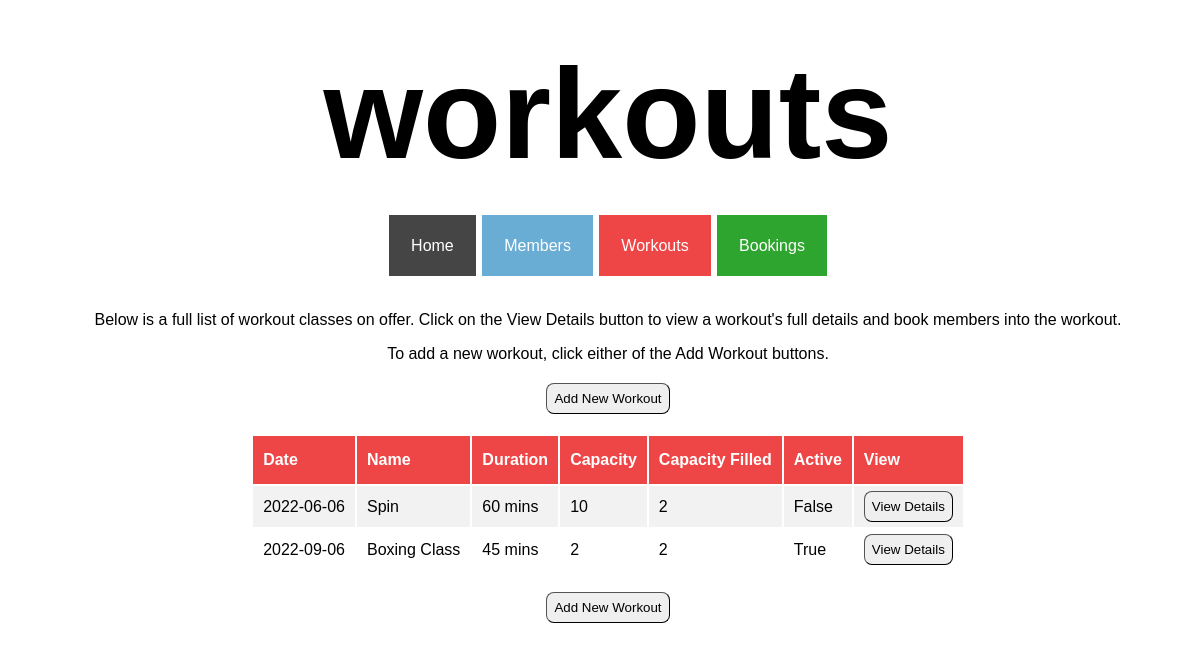
/workouts, run on an earlier commit of the app's database.
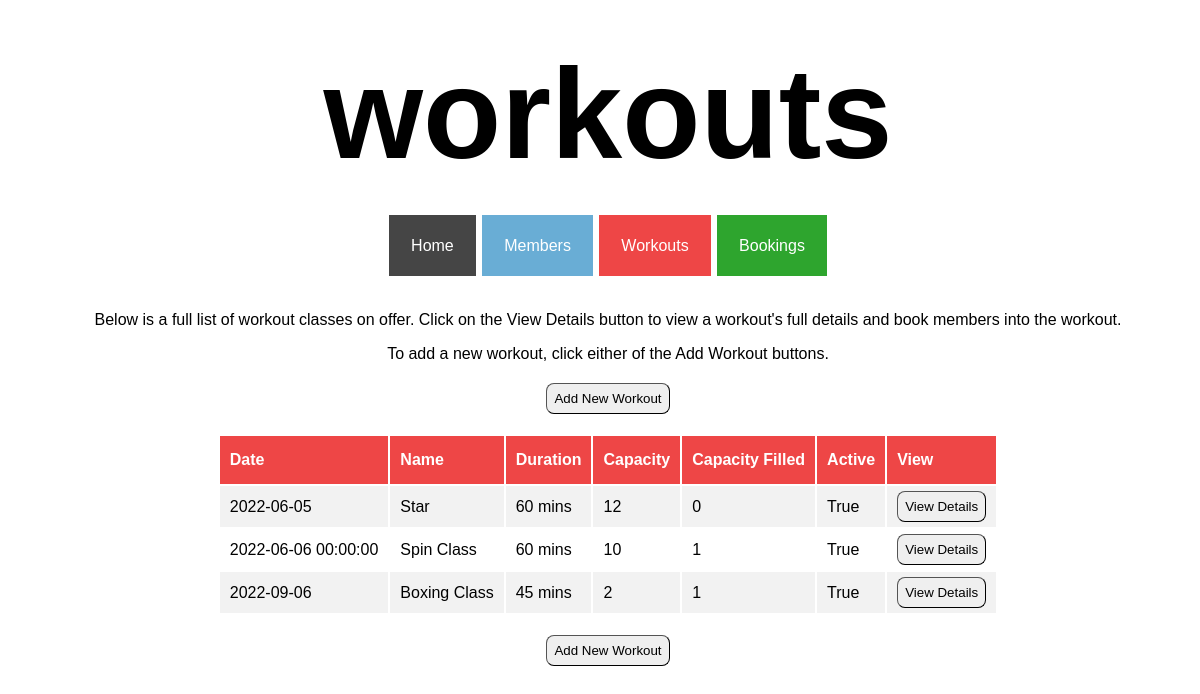
And on a later commit of the database.
### tables this page shows
CREATE TABLE workouts (
    id INTEGER PRIMARY KEY AUTOINCREMENT,
    name VARCHAR,
    date DATE,
    description TEXT,
    duration INTEGER,
    capacity INTEGER,
    capacity_filled INTEGER,
    active BOOLEAN
);

### controllers/workout_controller.py (the view)
@workouts_blueprint.route("/workouts")
def workouts():
    route_name = "workouts"
    workouts = workout_repository.select_all()
    return render_template("workouts/index.html", route_name=route_name, workouts=workouts)

### db/run_sql.py (called while the page is built)
def get_db():
    path = os.path.dirname(os.path.abspath(__file__))
    db = os.path.join(path, "gym_db.db")
    conn = sqlite3.connect(db)
    conn.execute("PRAGMA foreign_keys = 1")
    conn.row_factory = sqlite3.Row
    return conn

def run_sql(sql, values = []):
    db = get_db()
    cursor = db.cursor()
    cursor.execute(sql, values)
    results = cursor.fetchall()
    db.commit()
    db.close()
    return results

### repositories/workout_repository.py (called while the page is built)
def sort_fuction(workout):
    return workout.date

def select_all():
    workouts = []
    sql = "SELECT * FROM workouts"
    results = run_sql(sql)
    for row in results:
        active = True if row['active'] == 1 else False
        workout = Workout(row['name'], row['date'], row['description'], row['duration'], row['capacity'], row['capacity_filled'], active, row['id'])
        workouts.append(workout)
    workouts.sort(key=sort_fuction)
    return workouts

### templates/workouts/index.html
{% extends 'base.html'%}
{% block content %}
<div class="index_page_container">
    <p>Below is a full list of workout classes on offer. Click on the View Details button to view a workout's full details and book members into the workout.</p>
    <p>To add a new workout, click either of the Add Workout buttons.</p>
    <button class="index_page_button" id="index_page_top_button" id="index_page_button_workouts">
        <a class="index_page_link" href="/workouts/create">Add New Workout</a>
    </button>
    <table class="index_table">
        <tr class="index_table_headers" id="index_table_headers_workouts">
            <th>Date</th>
            <th>Name</th>
            <th>Duration</th>
            <th>Capacity</th>
            <th>Capacity Filled</th>
            <th>Active</th>
            <th>View</th>
        </tr>
        {% for workout in workouts %}
        <tr class="index_table_content">
            <td>{{workout.date}}</td>
            <td>{{workout.name}}</td>
            <td>{{workout.duration}} mins</td>
            <td>{{workout.capacity}}</td>
            <td>{{workout.capacity_filled}}</td>
            <td>{{workout.active}}</td>
            <td><button class="index_page_button"><a class="index_page_link" href="/workouts/{{workout.id}}">View Details</button></td>
        {% endfor %}
        </tr>
    </table>
        <button class="index_page_button" id="index_page_bottom_button">
            <a class="index_page_link" href="/workouts/create">Add New Workout</a>
        </button>
</div>
{% endblock %}

### templates/base.html (shortened to what this page needs)
<!DOCTYPE html>
<html lang="en">
<head>
    <link rel="stylesheet" href="{{ url_for('static', filename='style.css') }}">
    <link rel="stylesheet" href="{{ url_for('static', filename='index_pages.css') }}">
    <link rel="stylesheet" href="{{ url_for('static', filename='create_pages.css') }}">
    <link rel="stylesheet" href="{{ url_for('static', filename='show_pages.css') }}">
    <link rel="stylesheet" href="{{ url_for('static', filename='edit_pages.css') }}">
</head>
<body>
    <div class="base">
    <header>
        <h1 class="page_headers">{{route_name}}</h1>
    </header>
    <div class="nav_bar">
        <nav>
                <a class="nav_item" id="nav_home" href="/">Home</a>
                <a class="nav_item" id="nav_member" href="/members">Members</a>
                <a class="nav_item" id="nav_workout" href="/workouts">Workouts</a>
                <a class="nav_item" id="nav_booking" href="/bookings">Bookings</a>
        </nav>
    </div>
    </div>
    <div class="block_content">
        {% block content %}
        {% endblock%}
    </div>
</body>
</html>

### static/style.css (style rules this page uses)
body { font-family: Verdana, Geneva, Tahoma, sans-serif; height: 100%; width: 100%; }
.page_headers { font-size: 800%; text-align: center; margin-top: 40px; margin-bottom: 50px; }
.base { margin: 0 auto; text-align: center; }
.nav_bar { list-style-type: none; margin: 0; padding: 0; margin-bottom: 30px; }
.nav_item { display: inline; margin: 5px 1px; padding: 22px; text-align: center; text-decoration: none; color: white; }
#nav_home { background-color: #454545; }
#nav_member { background-color: #69add5; }
#nav_workout { background-color: #ee4646; }
#nav_booking { background-color: #2ea52e; }

### static/index_pages.css (style rules this page uses)
.index_page_container { display: flex; flex-direction: column; align-items: center; justify-content: center; margin: 40px auto; }
.index_page_container > p { margin-bottom: 0px; }
.index_table { width: auto; text-align: left; }
.index_table_headers { background-color: #69add5; color: white; }
#index_table_headers_workouts { background-color: #ee4646; }
.index_table_headers > th { padding: 15px 10px; }
.index_table_content > td { padding: 5px 10px; }
.index_table_content:nth-child(even) { background-color: #f2f2f2; }
.index_page_button { padding: 7px; border-radius: 8px; border-width: 1px; }
.index_page_link { color: #000000; text-decoration: none; }
#index_page_top_button { margin-top: 20px; margin-bottom: 20px; }
#index_page_bottom_button { margin-top: 20px; }

What changed in the data, as far as the page shows it:
added workouts: date "2022-06-05", name "Star", duration "60", capacity "12", capacity_filled "0", active "True"
changed workouts: date "2022-06-06" → "2022-06-06 00:00:00"; name "Spin" → "Spin Class"; capacity_filled "2" → "1"; active "False" → "True"
changed workouts "Boxing Class": capacity_filled "2" → "1"
